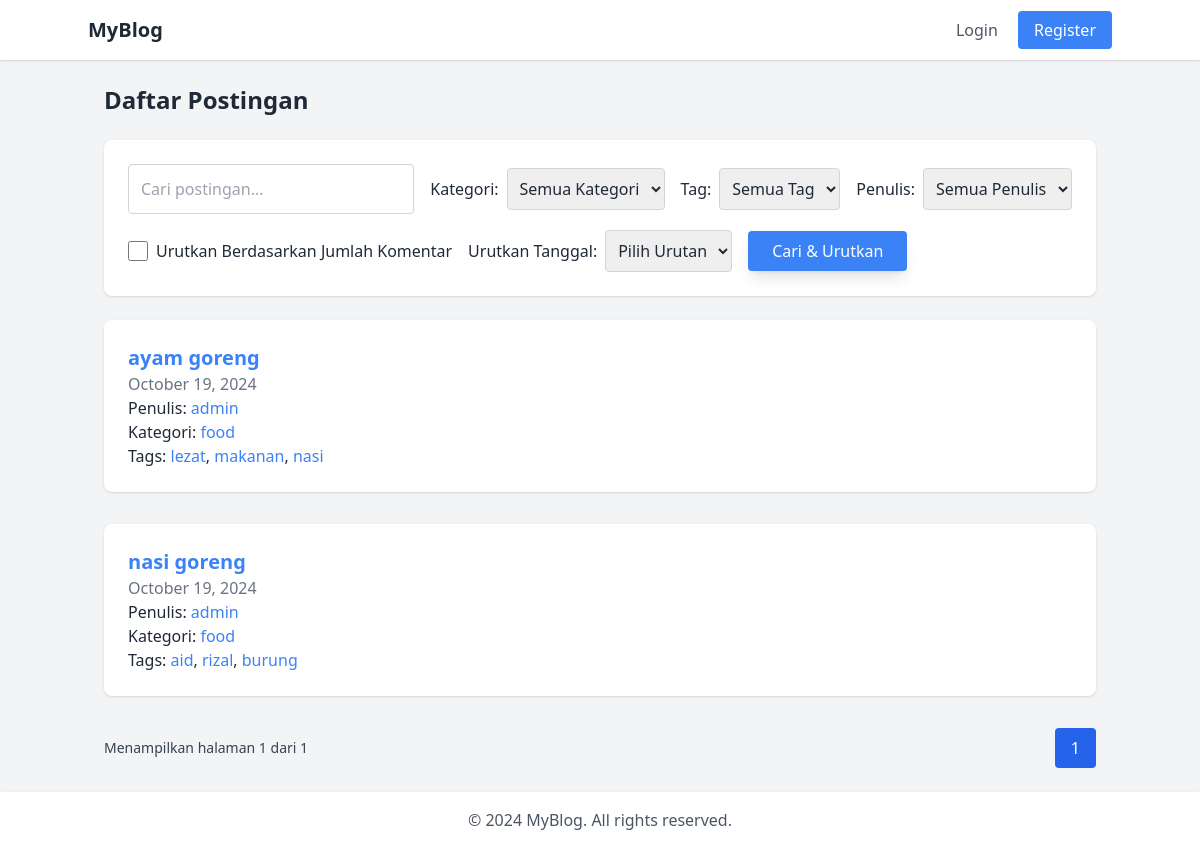
The app's page /category/food/ with its own data.
### blog/models.py (models this page shows, shortened)
class Post(models.Model):
    class Status(models.TextChoices):
        DRAFT = 'DF', 'Draft'
        PUBLISHED = 'PB', 'Published'
    title = models.CharField(max_length=250)
    slug = models.SlugField(max_length=250, unique_for_date='publish')
    category = models.ForeignKey(
        Category, on_delete=models.SET_NULL, null=True, related_name='posts'
    )
    author = models.ForeignKey(
        settings.AUTH_USER_MODEL, on_delete=models.CASCADE, related_name='blog_posts'
    )
    body = models.TextField()
    publish = models.DateTimeField(default=timezone.now)
    created = models.DateTimeField(auto_now_add=True)
    updated = models.DateTimeField(auto_now=True)
    status = models.CharField(
        max_length=2, choices=Status.choices, default=Status.DRAFT
    )
    tags = TaggableManager()
    objects = models.Manager()  # Default manager
    published = PublishedManager()  # Custom manager untuk postingan terpublikasi
    class Meta:
        ordering = ['-publish']
        indexes = [
            models.Index(fields=['-publish']),
            models.Index(fields=['slug', 'publish']),
        ]
    def get_absolute_url(self):
        return reverse('blog:post_detail', args=[
            self.publish.year,
            self.publish.month,
            self.publish.day,
            self.slug
        ])

class Category(models.Model):
    name = models.CharField(max_length=100, unique=True)
    slug = models.SlugField(max_length=100, unique=True)
    class Meta:
        ordering = ['name']
    def __str__(self):
        return self.name

### blog/views.py (the view)
# urls.py: path('category/<slug:slug>/', views.post_list_by_category, name='post_list_by_category'),
def post_list_by_category(request, slug):
    category = get_object_or_404(Category, slug=slug)
    posts = Post.published.filter(category=category).distinct()
    paginator = Paginator(posts, 5)
    page_number = request.GET.get('page')
    page_obj = paginator.get_page(page_number)
    context = {
        'category': category,
        'page_obj': page_obj,
    }
    return render(request, 'blog/post_list.html', context)

### blog/models.py (called while the page is built)
    def get_queryset(self):
        return super().get_queryset().filter(status=Post.Status.PUBLISHED)

### blog/templates/blog/post_list.html (shortened to what this page needs)
{% extends 'base.html' %}
{% block content %}
<h1 class="text-2xl font-bold mb-6">Daftar Postingan</h1>
<form method="GET" action="{% url 'blog:post_list' %}" class="mb-6 space-y-4 p-6 bg-white shadow rounded-lg">
    <div class="flex flex-col sm:flex-row sm:space-x-4 space-y-4 sm:space-y-0">
        <div class="flex-grow">
            <input
                type="text"
                name="q"
                placeholder="Cari postingan..."
                value="{{ query }}"
                class="border border-gray-300 p-3 rounded w-full focus:outline-none focus:ring-2 focus:ring-blue-500"
            >
        </div>
        <div class="flex flex-col sm:flex-row sm:space-x-4">
            <label class="flex items-center space-x-2">
                <span>Kategori:</span>
                <select name="category" class="border border-gray-300 p-2 rounded focus:outline-none focus:ring-2 focus:ring-blue-500">
                    <option value="">Semua Kategori</option>
                </select>
            </label>
            <label class="flex items-center space-x-2">
                <span>Tag:</span>
                <select name="tag" class="border border-gray-300 p-2 rounded focus:outline-none focus:ring-2 focus:ring-blue-500">
                    <option value="">Semua Tag</option>
                </select>
            </label>
            <label class="flex items-center space-x-2">
                <span>Penulis:</span>
                <select name="author" class="border border-gray-300 p-2 rounded focus:outline-none focus:ring-2 focus:ring-blue-500">
                    <option value="">Semua Penulis</option>
                </select>
            </label>
        </div>
    </div>
    <div class="flex items-center space-x-4 mt-4">
        <label class="flex items-center space-x-2">
            <input
                type="checkbox"
                name="sort"
                value="comments"
                class="form-checkbox h-5 w-5 text-blue-500"
            >
            <span>Urutkan Berdasarkan Jumlah Komentar</span>
        </label>
        <label class="flex items-center space-x-2">
            <span>Urutkan Tanggal:</span>
            <select name="order" class="border border-gray-300 p-2 rounded focus:outline-none focus:ring-2 focus:ring-blue-500">
                <option value="">Pilih Urutan</option>
            </select>
        </label>
        <button
            type="submit"
            class="bg-blue-500 text-white py-2 px-6 rounded hover:bg-blue-600 shadow-lg transition transform hover:scale-105"
        >
            Cari & Urutkan
        </button>
    </div>
</form>
<div class="space-y-8">
    {% for post in page_obj %}
    <div class="bg-white p-6 shadow rounded-lg">
        <h2 class="text-xl font-semibold">
            <a href="{{ post.get_absolute_url }}" class="text-blue-500 hover:underline">{{ post.title }}</a>
        </h2>
        <p class="text-gray-500">{{ post.publish|date:"F d, Y" }}</p>
        <p>Penulis:
            <a href="{% url 'blog:post_list_by_author' post.author.username %}" class="text-blue-500 hover:underline">{{ post.author.username }}</a>
        </p>
        <p>Kategori:
            <span class="text-blue-500">{{ post.category }}</span>
        </p>
        <p>Tags:
            {% for tag in post.tags.all %}
                <a href="#" class="text-blue-500 hover:underline">{{ tag.name }}</a>{% if not forloop.last %}, {% endif %}
            {% endfor %}
        </p>
    </div>
    {% empty %}
    <p>Tidak ada postingan yang tersedia.</p>
    {% endfor %}
</div>
<div class="mt-8 flex justify-between items-center">
    <span class="text-sm text-gray-700">
        Menampilkan halaman {{ page_obj.number }} dari {{ page_obj.paginator.num_pages }}
    </span>
    <div class="flex space-x-2">
        {% for num in page_obj.paginator.page_range %}
            {% if page_obj.number == num %}
                <span class="py-2 px-4 bg-blue-600 text-white rounded">{{ num }}</span>
            {% elif num > page_obj.number|add:'-3' and num < page_obj.number|add:'3' %}
                <a href="?page={{ num }}&{{ request.GET.urlencode }}" class="py-2 px-4 bg-blue-500 text-white rounded hover:bg-blue-600">{{ num }}</a>
            {% endif %}
        {% endfor %}
    </div>
</div>
{% endblock %}

### records on screen
Post: title "ayam goreng", publish "October 19, 2024", author.username "admin", category "food"
Tag: name "lezat"
Tag: name "makanan"
Tag: name "nasi"
Post: title "nasi goreng", publish "October 19, 2024", author.username "admin", category "food"
Tag: name "aid"
Tag: name "rizal"
Tag: name "burung"

### other values on screen
{{ page_obj.number }} "1"
{{ page_obj.paginator.num_pages }} "1"
{{ num }} "1"
